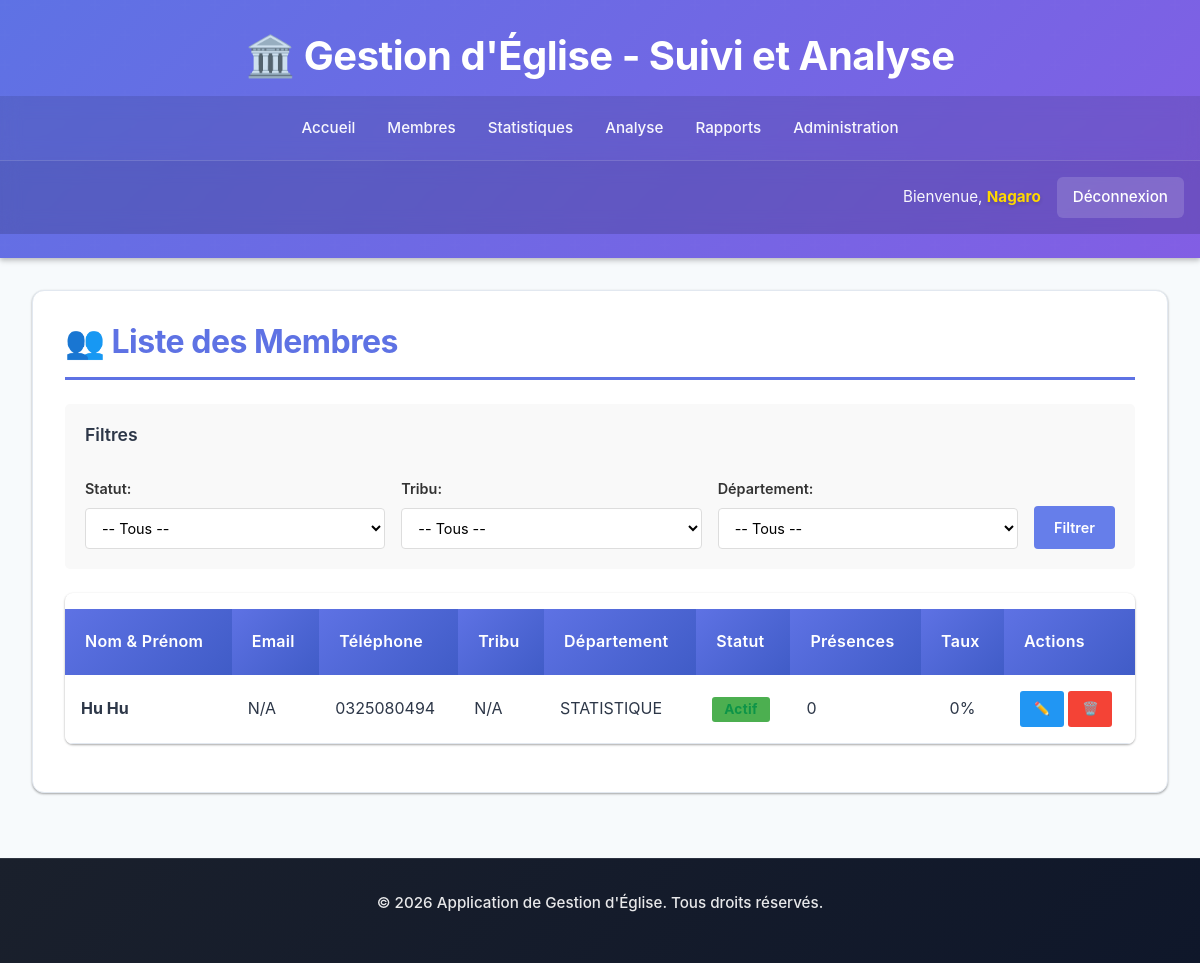
/membres/ (signed in), run on an earlier commit of the app's database.
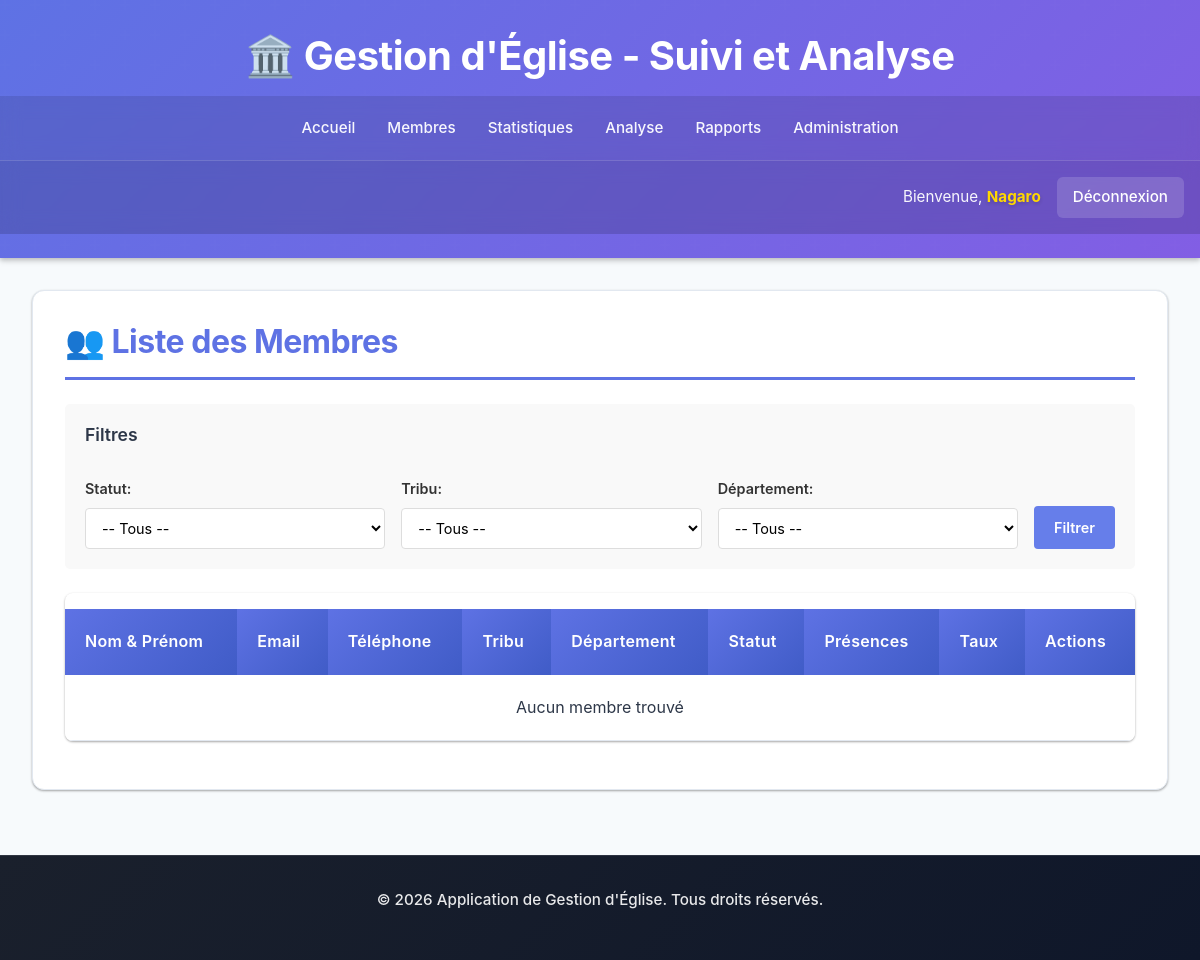
And on a later commit of the database.
### eglise/models.py (models this page shows, shortened)
class Membre(models.Model):
    STATUT_CHOICES = (
        ('nouveau', 'Nouveau'),
        ('actif', 'Actif'),
        ('sorti', 'Sorti'),
        ('inactif', 'Inactif'),
    )
    GENRE_CHOICES = (
        ('M', 'Masculin'),
        ('F', 'Féminin'),
    )
    nom = models.CharField(max_length=100)
    prenom = models.CharField(max_length=100)
    email = models.EmailField(blank=True, null=True)
    telephone = models.CharField(max_length=20, blank=True, null=True)
    adresse = models.CharField(max_length=255, blank=True, null=True)
    genre = models.CharField(max_length=1, choices=GENRE_CHOICES, blank=True)
    date_naissance = models.DateField(blank=True, null=True)
    photo = models.ImageField(upload_to='membres_photos/', blank=True, null=True)
    tribu = models.ForeignKey(Tribu, on_delete=models.SET_NULL, null=True, blank=True)
    departement = models.ForeignKey(Departement, on_delete=models.SET_NULL, null=True, blank=True)
    statut = models.CharField(max_length=20, choices=STATUT_CHOICES, default='nouveau')
    date_adhesion = models.DateField(default=timezone.now)
    date_depart = models.DateField(blank=True, null=True)
    notes = models.TextField(blank=True, null=True)
    date_creation = models.DateTimeField(auto_now_add=True)
    date_modification = models.DateTimeField(auto_now=True)
    class Meta:
        ordering = ['nom', 'prenom']
    def nom_complet(self):
        return f"{self.prenom} {self.nom}"
    def taux_participation(self):
        trois_mois_ago = timezone.now().date() - timedelta(days=90)
        cultes_total = Culte.objects.filter(date__gte=trois_mois_ago).count()
        if cultes_total == 0:
            return 0

class Departement(models.Model):
    nom = models.CharField(max_length=100, unique=True)
    description = models.TextField(blank=True, null=True)
    responsable = models.CharField(max_length=100, blank=True, null=True)
    date_creation = models.DateTimeField(auto_now_add=True)
    class Meta:
        ordering = ['nom']

### eglise/views.py (the view, shortened to what this page needs)
# urls.py: path('membres/', views.MembreListView.as_view(), name='membre_list'),
class MembreListView(ProtectedDataAccessMixin, ListView):
    model = Membre
    template_name = 'eglise/membre_list.html'
    context_object_name = 'membres'
    paginate_by = 20
    def get_queryset(self):
        queryset = Membre.objects.all()
        queryset = self.get_filtered_queryset(queryset)
        statut = self.request.GET.get('statut')
        tribu = self.request.GET.get('tribu')
        departement = self.request.GET.get('departement')
        if statut:
            queryset = queryset.filter(statut=statut)
        user = self.request.user
        is_admin = user.is_superuser
        try:
            user_profile = user.profile
        except:
            user_profile = None
        return queryset.order_by('nom', 'prenom')
    def get_context_data(self, **kwargs):
        context = super().get_context_data(**kwargs)
        context.update(self.get_user_context())
        context['tribus'] = self.get_filtered_tribus()
        context['departements'] = self.get_filtered_departements()
        return context

### eglise/mixins.py (called while the page is built, shortened)
    def dispatch(self, request, *args, **kwargs):
        if not request.user.is_authenticated:
            return redirect('eglise:login')
        if request.user.is_superuser:
            return super().dispatch(request, *args, **kwargs)

    def get_filtered_queryset(self, queryset):
        user = self.request.user
        if user.is_superuser:
            return queryset

    def get_filtered_tribus(self):
        user = self.request.user
        if user.is_superuser:
            return Tribu.objects.all()

    def get_filtered_departements(self):
        user = self.request.user
        if user.is_superuser:
            return Departement.objects.all()

    def get_user_context(self):
        context = {}
        user = self.request.user
        if user.is_superuser:
            context['user_role'] = 'administrateur'
            context['is_admin'] = True
            return context

### eglise/templates/eglise/membre_list.html (shortened to what this page needs)
{% extends 'eglise/base.html' %}
{% block content %}
<div class="card">
    <h2>👥 {% if page_title %}{{ page_title }}{% else %}Liste des Membres{% endif %}</h2>
    <div class="filters-section">
        <h3>Filtres</h3>
        <form method="get" class="filters-form">
            <div class="filter-group">
                <label for="statut">Statut:</label>
                <select name="statut" id="statut">
                    <option value="">-- Tous --</option>
                </select>
            </div>
            <div class="filter-group">
                <label for="tribu">Tribu:</label>
                <select name="tribu" id="tribu">
                    <option value="">-- Tous --</option>
                </select>
            </div>
            <div class="filter-group">
                <label for="departement">Département:</label>
                <select name="departement" id="departement">
                    <option value="">-- Tous --</option>
                </select>
            </div>
            <button type="submit" class="filter-submit">Filtrer</button>
        </form>
    </div>
    <div class="table-responsive">
        <table>
            <thead>
                <tr>
                    <th>Nom & Prénom</th>
                    <th>Email</th>
                    <th>Téléphone</th>
                    <th>Tribu</th>
                    <th>Département</th>
                    <th>Statut</th>
                    <th>Présences</th>
                    <th>Taux</th>
                    <th>Actions</th>
                </tr>
            </thead>
            <tbody>
                {% for membre in object_list %}
                <tr>
                    <td><strong>{{ membre.nom_complet }}</strong></td>
                    <td>{{ membre.email|default:"N/A" }}</td>
                    <td>{{ membre.telephone|default:"N/A" }}</td>
                    <td>{{ membre.tribu.nom|default:"N/A" }}</td>
                    <td>{{ membre.departement.nom|default:"N/A" }}</td>
                    <td>
                        <span class="badge {{ membre.statut }}">
                            {{ membre.get_statut_display }}
                        </span>
                    </td>
                    <td>{{ membre.presences_count|default:0 }}</td>
                    <td>
                        <div class="progress-bar" style="--value: {{ membre.taux_participation }}%;">
                            {{ membre.taux_participation }}%
                        </div>
                    </td>
                    <td>
                        <div class="action-buttons">
                            <button class="btn-action btn-edit" onclick="editMembre({{ membre.id }}, '{{ membre.nom }}', '{{ membre.prenom }}', '{{ membre.email }}', '{{ membre.telephone }}', '{{ membre.statut }}')">✏️</button>
                            <button class="btn-action btn-delete" onclick="deleteMembre({{ membre.id }}, '{{ membre.nom_complet }}')">🗑️</button>
                        </div>
                    </td>
                </tr>
                {% empty %}
                <tr>
                    <td colspan="9" style="text-align: center; padding: 1.25rem;">Aucun membre trouvé</td>
                </tr>
                {% endfor %}
            </tbody>
        </table>
    </div>
</div>
{% endblock %}

What changed in the data, as far as the page shows it:
removed Membre: nom_complet "Hu Hu", email "N/A", telephone "0325080494", tribu.nom "N/A", departement.nom "STATISTIQUE", statut "Actif", presences_count "0", taux_participation "0"
Also different on the page:
text now shown: "Aucun membre trouvé"
